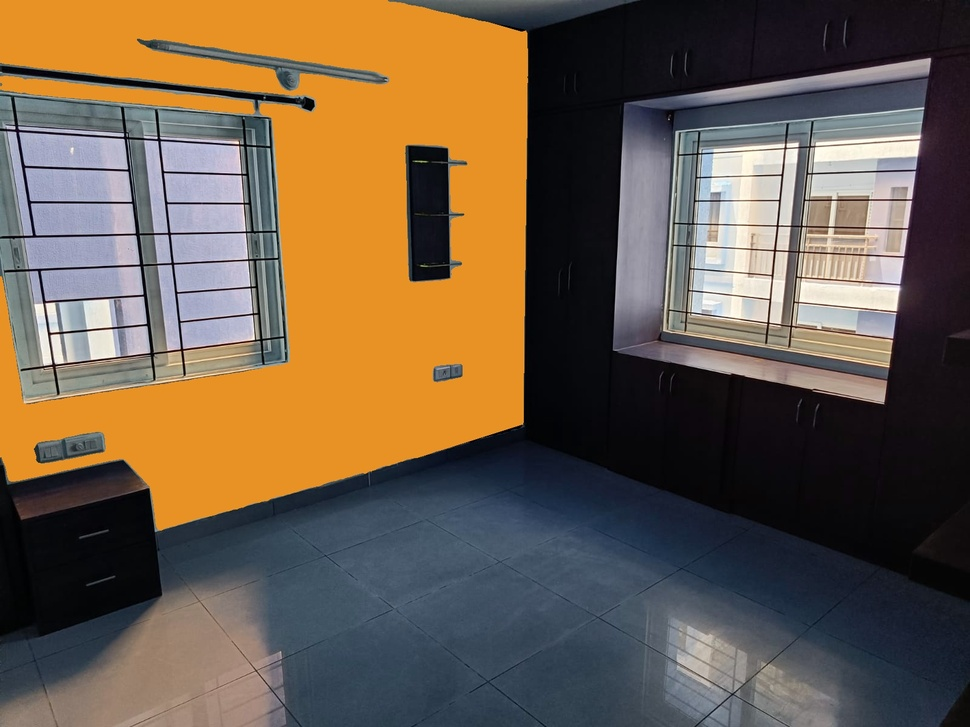
#> input picture outs/img1.jpg, 970 x 727 px, shrunk from 1600 x 1200 before the run
$ python -i illumination_utils.py   (imports and definitions only)
#> lines starting #> are read from the running program, lines starting #| are printed output that depends on the picture; after the words box and inside, x2 and y2 are one past the last pixel; in counts of white or black regions, pixels touching at a corner belong together
import cv2
import numpy as np
import matplotlib.pyplot as plt

# [12 lines left out: function using_contours, not called in this run]

# import the necessary packages
from skimage import exposure

# [12 lines left out: function using_match_histogram, not called in this run]

def using_adaptive_threshold(src):
    # Convert the image to HSV color space
    hsv = cv2.cvtColor(src, cv2.COLOR_RGB2HSV)
#> hsv: shape (727, 970, 3); mean H, S, V 81.7, 105.2, 120.5

    # Separate the value channel from the HSV image
    v = hsv[:,:,2]
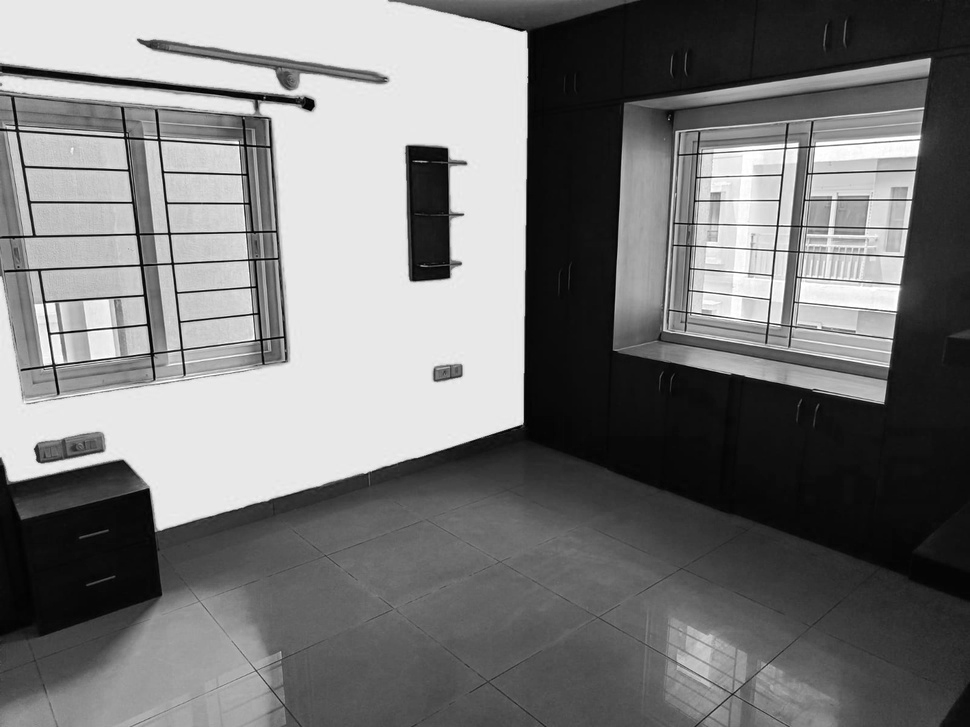
#> v: shape (727, 970); min 0, max 255, mean 120.5

    # Apply adaptive thresholding to create a mask for the shadow regions
    mask = cv2.adaptiveThreshold(v, 255, cv2.ADAPTIVE_THRESH_MEAN_C, cv2.THRESH_BINARY_INV, 11, 2)
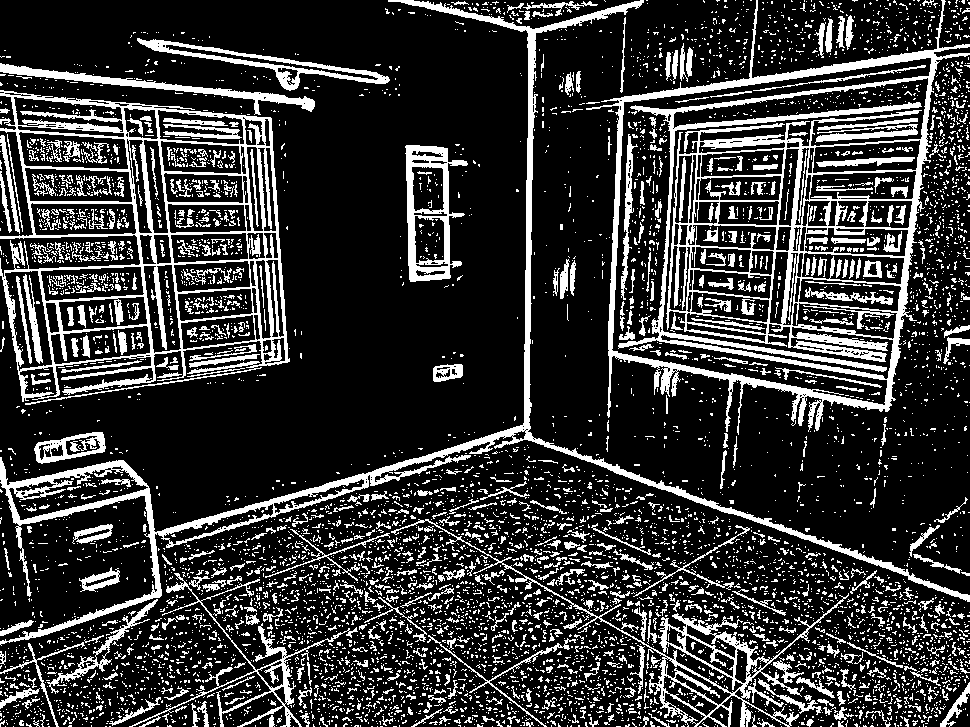
#> mask: shape (727, 970); 20.9% white; 6846 white regions (6086 under 20 px), largest, box (x1, y1, x2, y2) and area: (586, 0, 970, 435) 27543, (0, 90, 290, 405) 16638, (0, 0, 970, 646) 14878
    # Soften the edges of the mask with a Gaussian blur
    mask = cv2.GaussianBlur(mask, (21,21), 0)
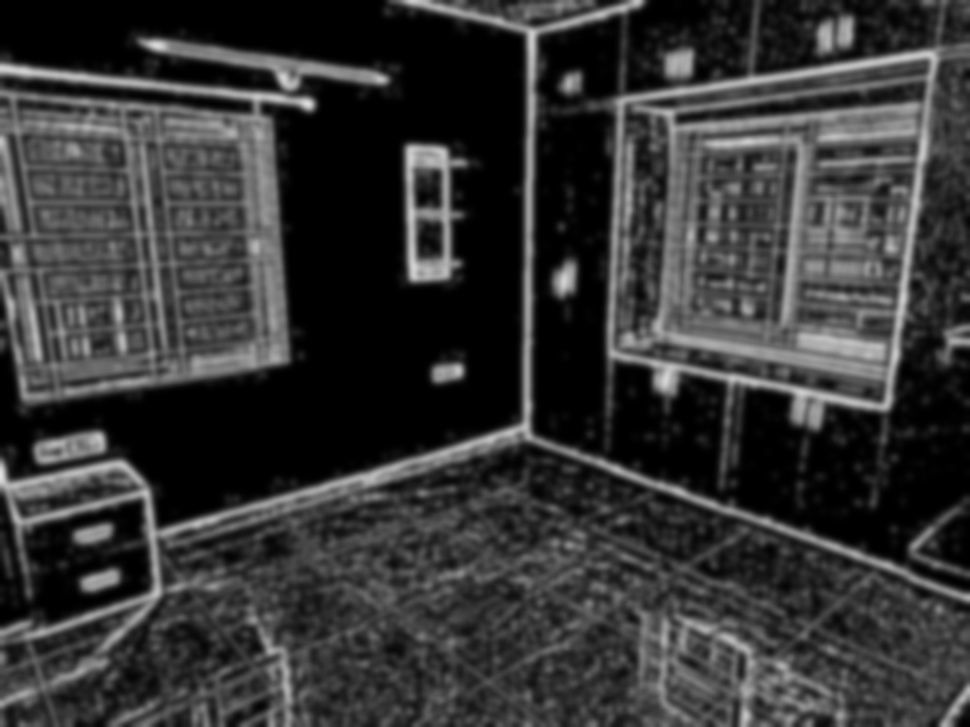
#> mask: shape (727, 970); min 0, max 227, mean 53.4
    plt.imshow(mask)

    # Invert the mask so that the shadow regions are white
    mask = cv2.bitwise_not(mask)
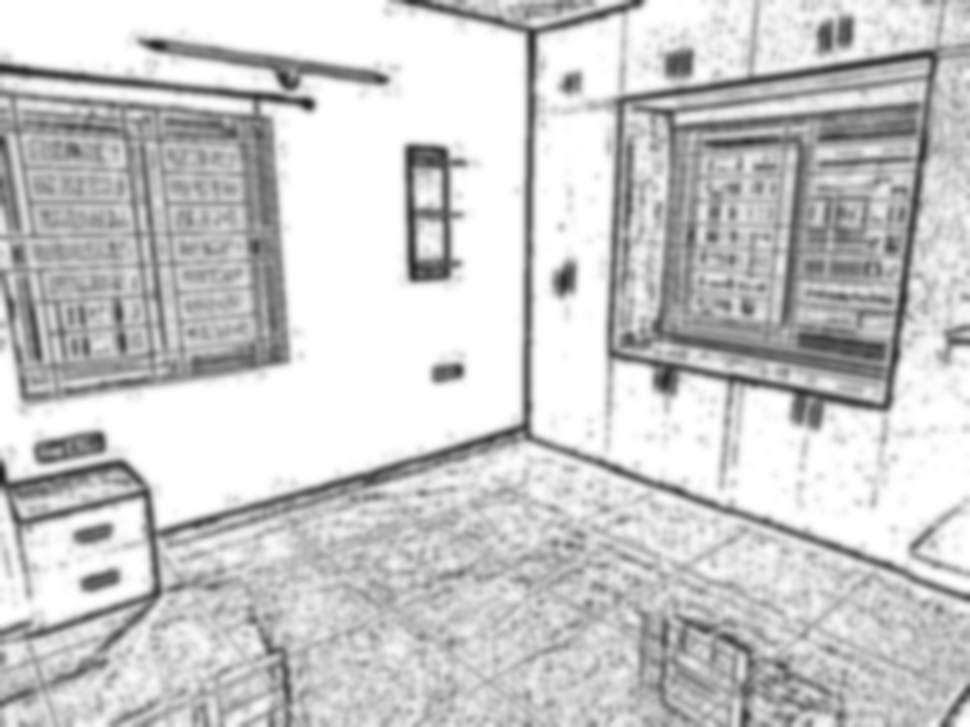
#> mask: shape (727, 970); min 28, max 255, mean 201.6

    # Blend the original image with a white image using the mask as the alpha channel
    result = cv2.merge((v,v,v)) # Create a grayscale version of the image
#> result: shape (727, 970, 3); mean H, S, V 120.5, 120.5, 120.5
    result = cv2.addWeighted(result, 0.9, cv2.merge((mask,mask,mask)), 0.1, 0)
#> result: shape (727, 970, 3); mean H, S, V 128.5, 128.5, 128.5
    return result

# [27 lines left out: function match_shadows_and_contrast, not called in this run]

>>> import cv2
>>> picture = cv2.cvtColor(cv2.imread('../outs/img1.jpg'), cv2.COLOR_BGR2RGB)
>>> result = using_adaptive_threshold(picture)

$ run again, on outs/img6.jpg
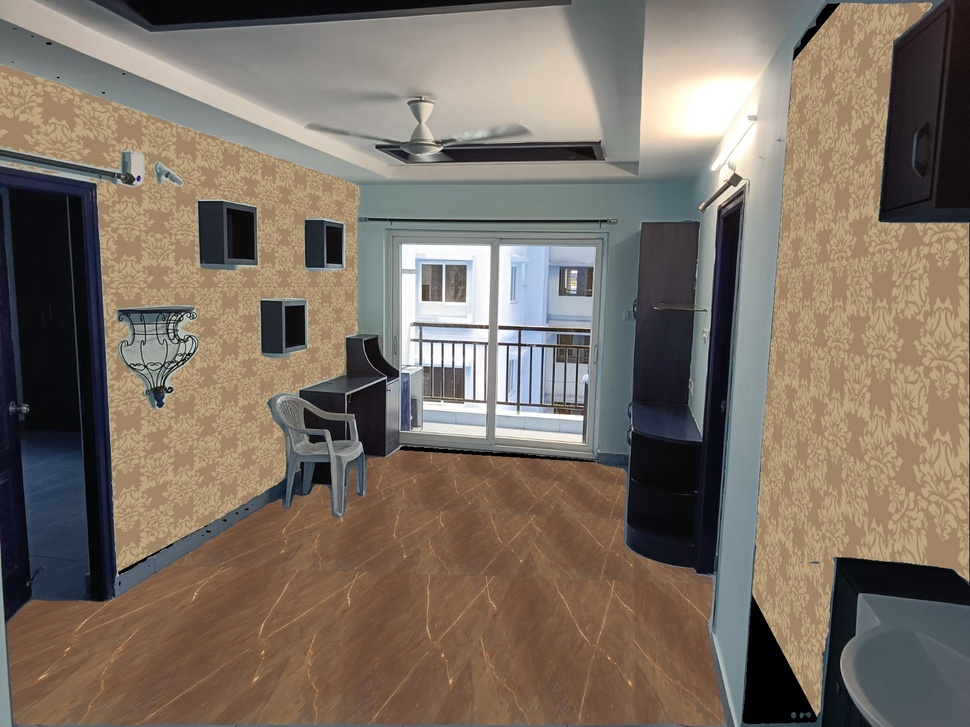
#> input picture outs/img6.jpg, 970 x 727 px, shrunk from 1600 x 1200 before the run
#> hsv: shape (727, 970, 3); mean H, S, V 50.1, 69, 128.7
#> in using_adaptive_threshold, `mask = cv2.adaptiveThreshold(v, 255, cv2.ADAPTIVE_THRESH_MEAN_C, cv2.T..`:
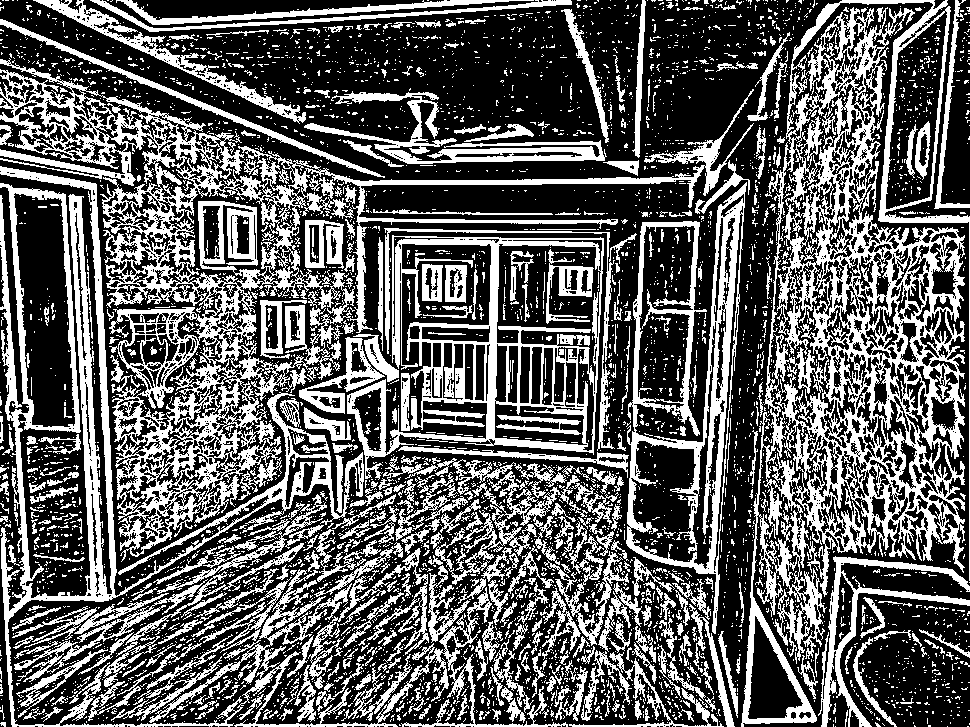
#> mask: shape (727, 970); 36.8% white; 4739 white regions (4229 under 20 px), largest, box (x1, y1, x2, y2) and area: (741, 0, 970, 727) 50718, (0, 58, 754, 562) 46526, (0, 166, 568, 727) 27678
#> in using_adaptive_threshold, `mask = cv2.bitwise_not(mask)`:
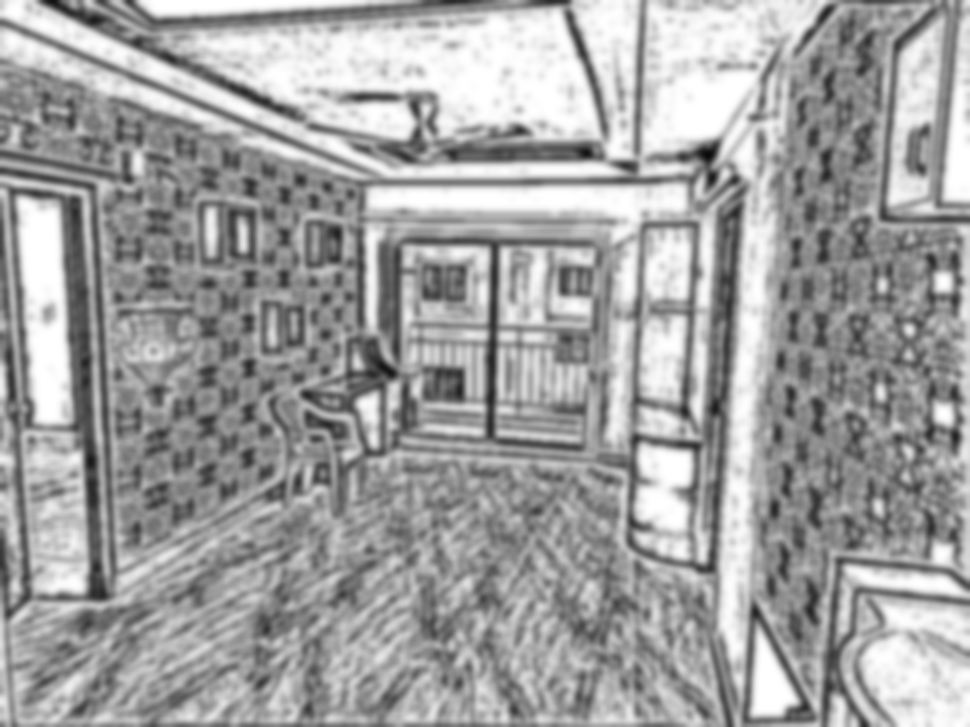
#> mask: shape (727, 970); min 9, max 255, mean 161.2
